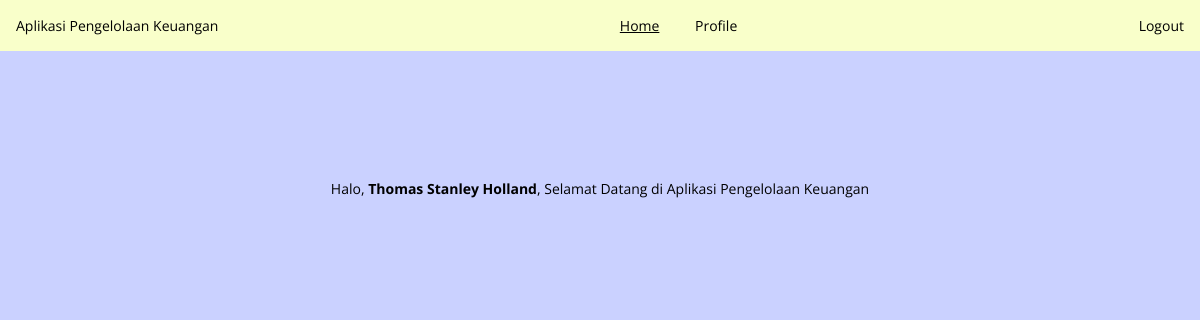
Screenshot of /home.php (signed in) with the database file from the repository.
### tables this page shows
CREATE TABLE `mahasiswa` (
  `id` int(11) NOT NULL,
  `nama_depan` varchar(100) NOT NULL,
  `nama_tengah` varchar(100) NOT NULL,
  `nama_belakang` varchar(100) NOT NULL,
  `tempat_lahir` varchar(100) NOT NULL,
  `tanggal_lahir` date NOT NULL,
  `nik` varchar(16) NOT NULL,
  `warga_negara` varchar(100) NOT NULL,
  `email` varchar(100) NOT NULL,
  `no_hp` varchar(12) NOT NULL,
  `alamat` varchar(100) NOT NULL,
  `kode_pos` int(11) NOT NULL,
  `foto_profil` varchar(100) NOT NULL,
  `username` varchar(100) NOT NULL,
  `password` varchar(100) NOT NULL
);

### home.php (the view, shortened to what this page needs)
<!DOCTYPE html>
<html lang="en">
<head>
</head>
<body>
    <div class="navbar">
        <span>Aplikasi Pengelolaan Keuangan</span>
        <div class="navbar-mid">
            <a href="home.php" class="active">Home</a>
            <a href="profile.php">Profile</a>
        </div>
        <a href="logout.php">Logout</a>
    </div>
    <div class="home-page">
        <?php
        include "config.php";
        if (isset($_SESSION['username'])) {
            $username = $_SESSION['username'];
            $str_query = "SELECT * FROM mahasiswa WHERE username = '$username'";
            $result = mysqli_query($connection, $str_query);
            $fetch = mysqli_fetch_array($result);
            echo "Halo, <b>" . $fetch['nama_depan'] . " " . $fetch['nama_tengah'] . " " . $fetch['nama_belakang'] . "</b>, Selamat Datang di Aplikasi Pengelolaan Keuangan";
        } else {
            echo '<script type="text/javascript">';
            echo 'alert("Silahkan login terlebih dahulu!");';
            echo 'window.location.href = "login.php";';
            echo '</script>';
        }
        ?>
    </div>
</body>
</html>

### rows the page displays
mahasiswa: nama_depan "Thomas", nama_tengah "Stanley", nama_belakang "Holland"
